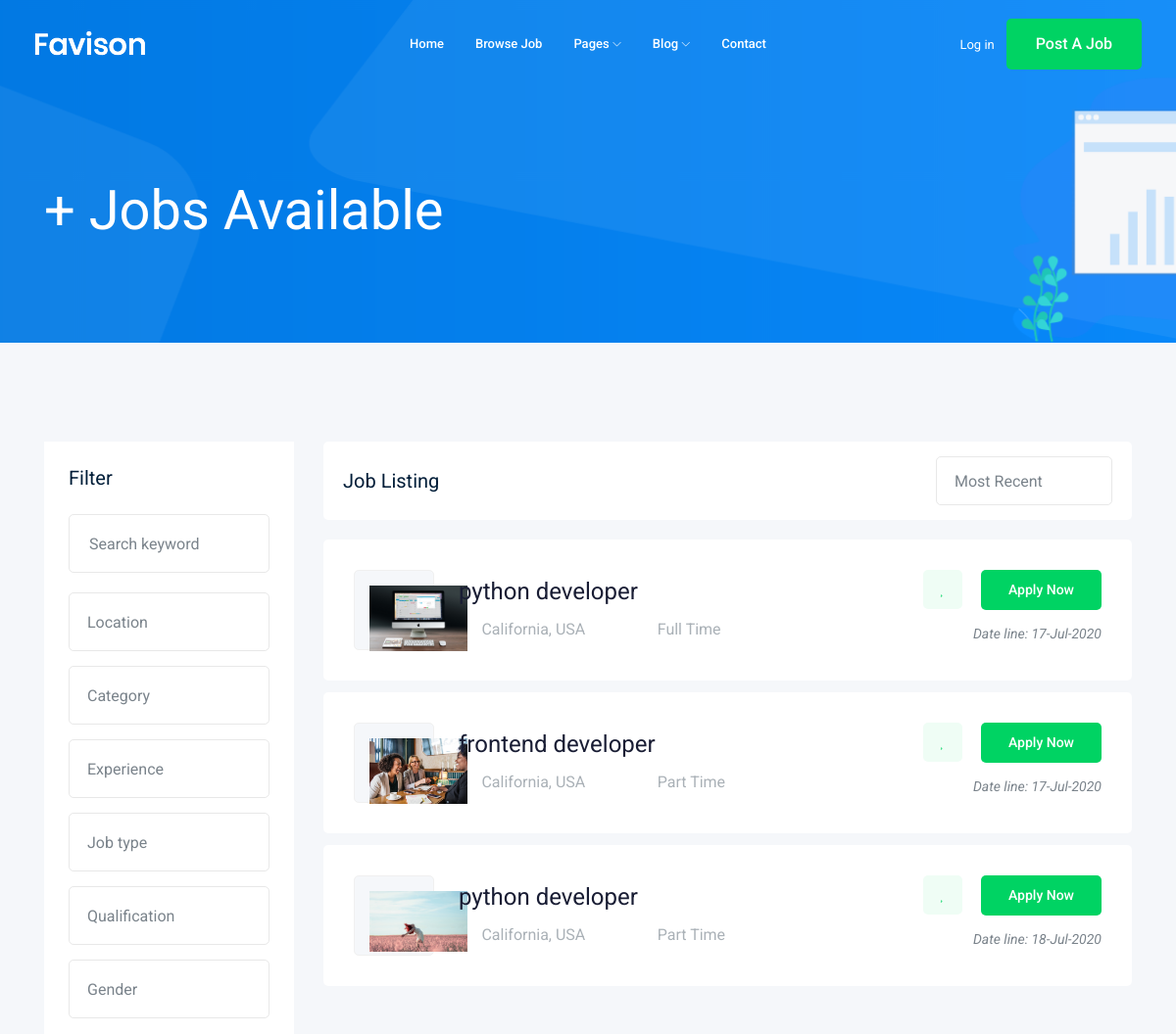
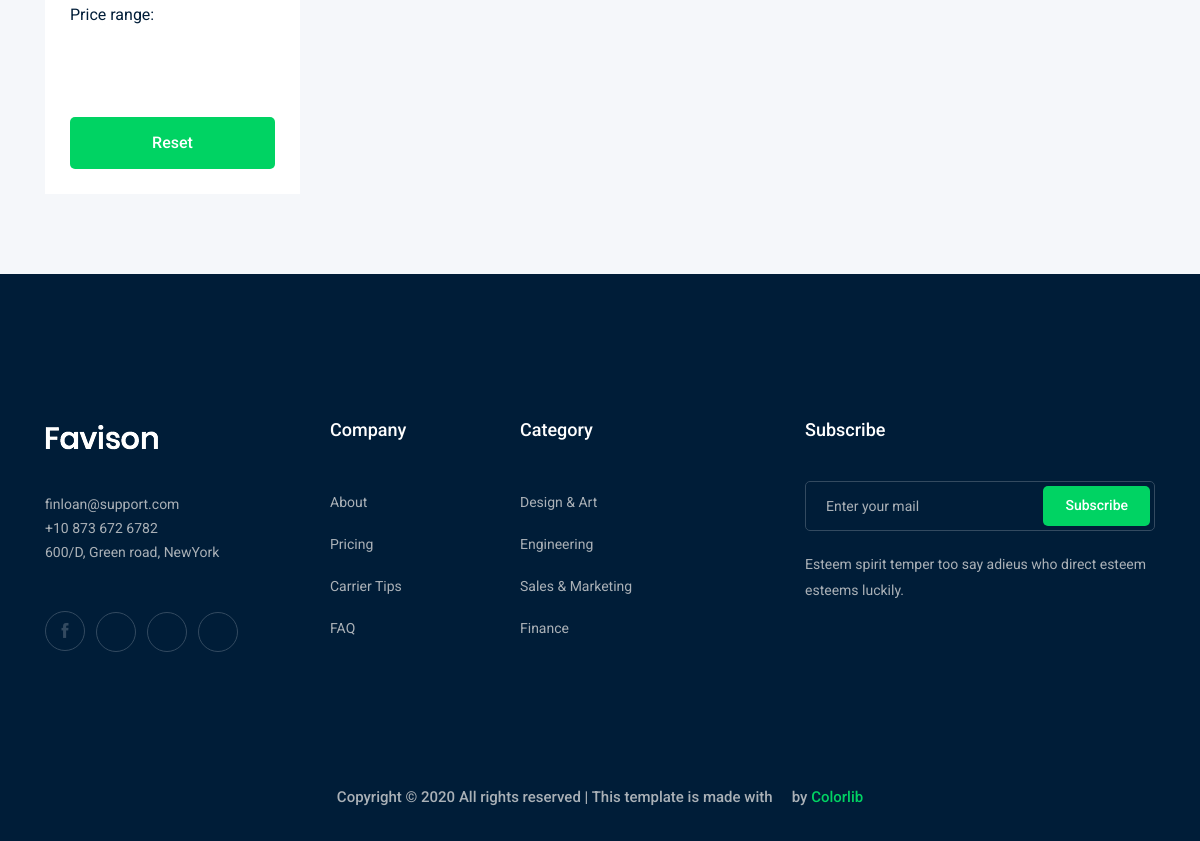
Screenshot of /jobs/ with the database file from the repository (2 pictures, top to bottom).
### job/models.py (models this page shows, shortened)
class Job(models.Model):    # table
    owner = models.ForeignKey(
        User, related_name='job_owner', on_delete=models.CASCADE)
    title = models.CharField(max_length=100)   # column
    job_type = models.CharField(max_length=100, choices=JOB_TYPE)
    description = models.TextField(max_length=1000)
    published_at = models.DateTimeField(auto_now=True)
    vacancy = models.IntegerField(default=1)   # jobs numbers
    salary = models.IntegerField(default=0)
    category = models.ForeignKey('Category', on_delete=models.CASCADE)
    experience = models.IntegerField(default=1)
    image = models.ImageField(upload_to=img_upload)
    slug = models.SlugField(blank=True, null=True)

### job/views.py (the view)
# urls.py: path('', views.job_list, name='job_list'),
def job_list(request):
    jobs = Job.objects.all()
    paginator = Paginator(jobs, 3)
    page_number = request.GET.get('page')
    page_obj = paginator.get_page(page_number)
    context = {
        'jobs': page_obj
    }
    return render(request, 'job/job_list.html', context)

### job/templates/job/job_list.html (shortened to what this page needs)
{% extends 'base.html' %}
{% block body %}
<div class="bradcam_area bradcam_bg_1">
    <div class="container">
        <div class="row">
            <div class="col-xl-12">
                <div class="bradcam_text">
                    <h3>{{jobs.count}}+ Jobs Available</h3>
                </div>
            </div>
        </div>
    </div>
</div>
<div class="job_listing_area plus_padding">
    <div class="container">
        <div class="row">
            <div class="col-lg-3">
                <div class="job_filter white-bg">
                    <div class="form_inner white-bg">
                        <h3>Filter</h3>
                        <form action="#">
                            <div class="row">
                                <div class="col-lg-12">
                                    <div class="single_field">
                                        <input type="text" placeholder="Search keyword">
                                    </div>
                                </div>
                                <div class="col-lg-12">
                                </div>
                                <div class="col-lg-12">
                                </div>
                                <div class="col-lg-12">
                                </div>
                                <div class="col-lg-12">
                                </div>
                                <div class="col-lg-12">
                                </div>
                                <div class="col-lg-12">
                                </div>
                            </div>
                        </form>
                    </div>
                    <div class="range_wrap">
                        <label for="amount">Price range:</label>
                        <p>
                            <input type="text" id="amount" readonly
                                style="border:0; color:#7A838B; font-size: 14px; font-weight:400;">
                        </p>
                    </div>
                    <div class="reset_btn">
                        <button class="boxed-btn3 w-100" type="submit">Reset</button>
                    </div>
                </div>
            </div>
            <div class="col-lg-9">
                <div class="recent_joblist_wrap">
                    <div class="recent_joblist white-bg ">
                        <div class="row align-items-center">
                            <div class="col-md-6">
                                <h4>Job Listing</h4>
                            </div>
                            <div class="col-md-6">
                                <div class="serch_cat d-flex justify-content-end">
                                </div>
                            </div>
                        </div>
                    </div>
                </div>
                <div class="job_lists m-0">
                    <div class="row">
                        {% for job in jobs  %}
                        <div class="col-lg-12 col-md-12">
                            <div class="single_jobs white-bg d-flex justify-content-between">
                                <div class="jobs_left d-flex align-items-center">
                                    <div class="thumb">
                                        <img src="{{job.image.url}}" width="100px" alt="">
                                    </div>
                                    <div class="jobs_conetent">
                                        <a href="{% url 'jobs:job_details' job.pk %}">
                                            <h4>{{job.title}}</h4>
                                        </a>
                                        <div class="links_locat d-flex align-items-center">
                                            <div class="location">
                                                <p> <i class="fa fa-map-marker"></i> California, USA</p>
                                            </div>
                                            <div class="location">
                                                <p> <i class="fa fa-clock-o"></i> {{job.job_type}}</p>
                                            </div>
                                        </div>
                                    </div>
                                </div>
                                <div class="jobs_right">
                                    <div class="apply_now">
                                        <a class="heart_mark" href="#"> <i class="fa fa-heart"></i> </a>
                                        <a href="{% url 'jobs:job_details' job.pk %}" class="boxed-btn3">Apply Now</a>
                                    </div>
                                    <div class="date">
                                        <p>Date line: {{job.published_at|date:'d-M-o'}}</p>
                                    </div>
                                </div>
                            </div>
                        </div>
                        {% endfor %}
                    </div>
                </div>
            </div>
        </div>
    </div>
</div>
{% endblock body %}

### rows the page displays
Job: image (picture), title "python developer", job_type "Full Time", published_at "17-Jul-2020"
Job: image (placeholder picture), title "frontend developer", job_type "Part Time", published_at "17-Jul-2020"
Job: image (picture), title "python developer", job_type "Part Time", published_at "18-Jul-2020"
